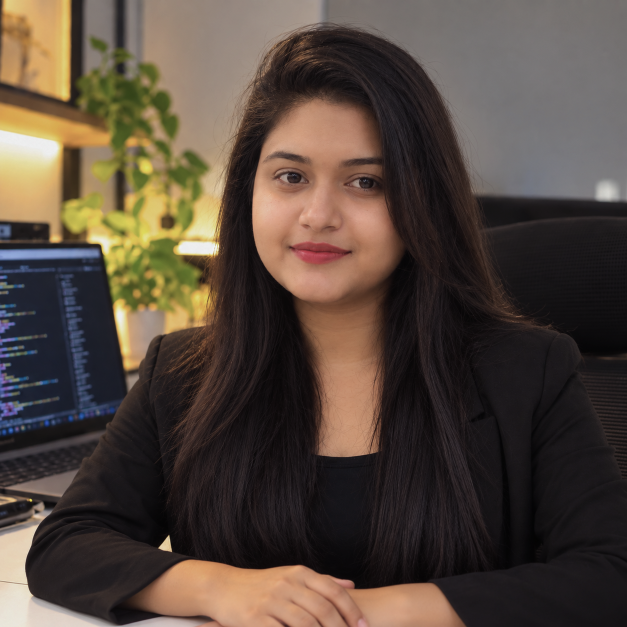
#> input picture src/assets/img/NP_DP_2.png, 1254 x 1254 px (shown at 1/2 size)
$ python generate_image_thumbnails.py
#> lines starting #> are read from the running program, lines starting #| are printed output that depends on the picture
#!/usr/bin/env python3
"""Generate tiny WebP placeholders from the portfolio's original images.

Install once with: python -m pip install Pillow
Run from the repository root with: python scripts/generate_image_thumbnails.py
The generated public/image-thumbnails files are intended to be committed alongside
the UI changes so the browser can show a genuine image preview before the full asset.
"""
from pathlib import Path
from PIL import Image, ImageOps

ROOT = Path(__file__).resolve().parents[1]
SOURCE_DIR = ROOT / "src" / "assets" / "img"
OUTPUT_DIR = ROOT / "public" / "image-thumbnails"
MAX_WIDTH = 80
QUALITY = 28

ASSETS = [
    "NP_DP_2.png",
    "RIA.jpg",
    "soilnwater_banner.png",
    "shivoham_.png",
    "yogateacherstrainingcourses.png",
    "ybm.png",
    "Satvadig_.png",
    "multi-workspace-doc-assistant.webp",
    "docs-studio-preview.webp",
]

def main():
    OUTPUT_DIR.mkdir(parents=True, exist_ok=True)
    total_before = 0
    total_after = 0
    for filename in ASSETS:
        source = SOURCE_DIR / filename
        if not source.exists():
            raise FileNotFoundError(f"Original image not found: {source}")

        with Image.open(source) as opened:
#> opened is the input picture: PIL image 1254x1254 RGB; mean R, G, B 84.2, 71.2, 61.2
            image = ImageOps.exif_transpose(opened)
            width = min(MAX_WIDTH, image.width)
#> width = 80
            height = max(1, round(image.height * (width / image.width)))
#> height = 80
            image = image.resize((width, height), Image.Resampling.LANCZOS)
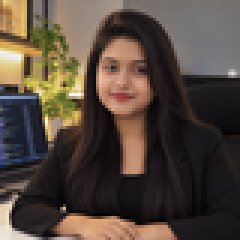
#> image: PIL image 80x80 RGB (shown 3 times larger); mean R, G, B 84.2, 71.2, 61.2
            image = image.convert("RGBA" if "A" in image.getbands() else "RGB")

            destination = OUTPUT_DIR / f"{Path(filename).stem}.webp"
            image.save(destination, "WEBP", quality=QUALITY, method=6)
            total_before += source.stat().st_size
            total_after += destination.stat().st_size
            print(f"{filename} -> {destination.relative_to(ROOT)} ({destination.stat().st_size:,} bytes)")
#> pass 2 of the loop in main, `for filename in ASSETS:`:
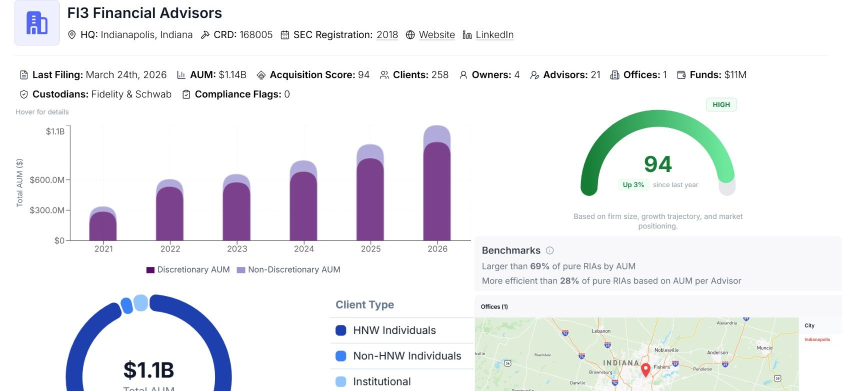
#> input picture src/assets/img/RIA.jpg, 1690 x 782 px (shown at 1/2 size)
#> in main, opened is the input picture: PIL image 1690x782 RGB; mean R, G, B 237.2, 238.1, 240.4
#> in main, `image = image.resize((width, height), Image.Resampling.LANCZOS)`:
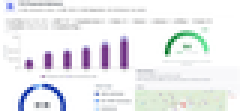
#> image: PIL image 80x37 RGB (shown 3 times larger); mean R, G, B 236.3, 237.3, 239.7
#> pass 3 of the loop in main, `for filename in ASSETS:`:
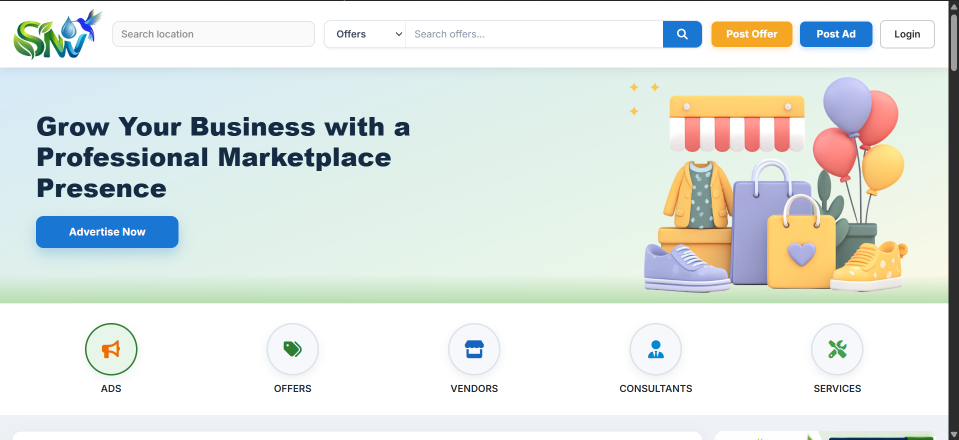
#> input picture src/assets/img/soilnwater_banner.png, 1918 x 879 px (shown at 1/2 size)
#> in main, opened is the input picture: PIL image 1918x879 RGBA; mean R, G, B, A 223.5, 229.8, 225.5, 255
#> in main, `image = image.resize((width, height), Image.Resampling.LANCZOS)`:
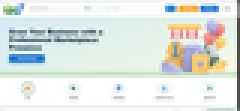
#> image: PIL image 80x37 RGBA (shown 3 times larger); mean R, G, B, A 223.4, 229.9, 225.6, 255
#> the loop made 7 passes; the first 3 are shown

    print(f"Generated {len(ASSETS)} thumbnails.")
    if total_before:
        print(f"Source total: {total_before:,} bytes; thumbnails total: {total_after:,} bytes.")

if __name__ == "__main__":
#> (the run stopped early here; a loop or call above may not have finished)
